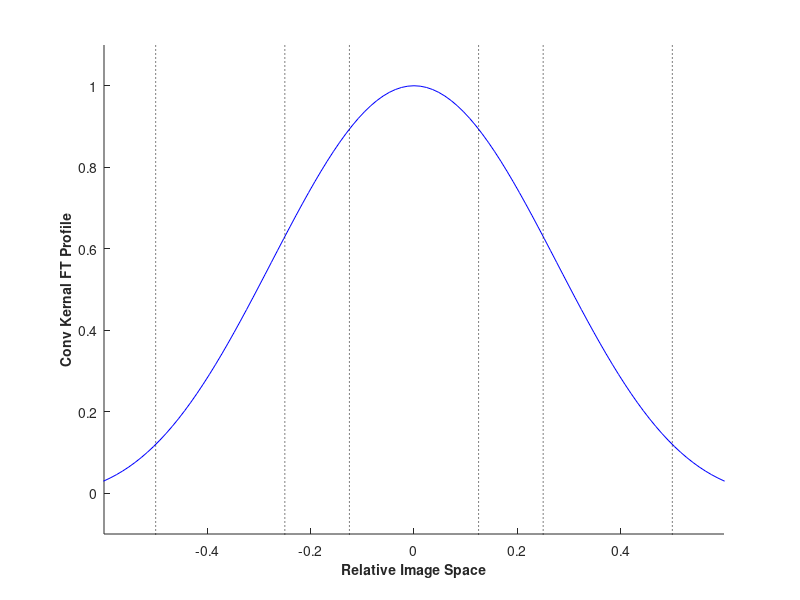

This chart was generated by the following MATLAB code:
function ConvKernSel

W = 4;
beta = 6.5;
order = 0;
res = 0.05;

u = (-(W/2):res:(W/2));                                              % defined over |u| = W/2;     
M = beta * sqrt(1 - (2*abs(u)/W).^2);
KB = besseli(order,M);

%figure(1)
%plot(u,KB,'-*');

%KB = KB.*exp(-1i*2*pi*u*1);
KB = [zeros(1,1000-(length(KB)-1)/2) KB zeros(1,1000-(length(KB)-1)/2)];

kb = fftshift(ifftn(ifftshift(KB)));
kb = kb/max(kb(:));

t = (-2:1/100:2)*1.2;
%t = (-2:1/100:2)*2.0;
figure(2)
hold on
plot(t,real(kb(801:1201)),'b')
plot([0.5 0.5],[-1 2],'k:');
plot([-0.5 -0.5],[-1 2],'k:');
plot([0.25 0.25],[-1 2],'k:');
plot([-0.25 -0.25],[-1 2],'k:');
plot([0.125 0.125],[-1 2],'k:');
plot([-0.125 -0.125],[-1 2],'k:');
%plot([0.6 0.6],[-1 2],'k:');
%plot([-0.6 -0.6],[-1 2],'k:');
ylabel('Conv Kernal FT Profile','fontsize',10,'fontweight','bold');
xlabel('Relative Image Space','fontsize',10,'fontweight','bold');
set(gca,'YLim',[-0.1 1.1]);
set(gca,'XLim',[-0.6 0.6]);
%set(gca,'XLim',[-2.4 2.4]);
%set(gcf,'units','inches');
%set(gca,'units','inches');
%set(gcf,'position',[4 4 3.2 2.8]);
%set(gca,'position',[0.5 0.5 2.5 1.8]);
%set(gcf,'paperpositionmode','auto');
%set(gca,'fontsize',10,'fontweight','bold');
%set(gca,'PlotBoxAspectRatio',[1.1 1 1]);     
%set(gca,'box','on');
